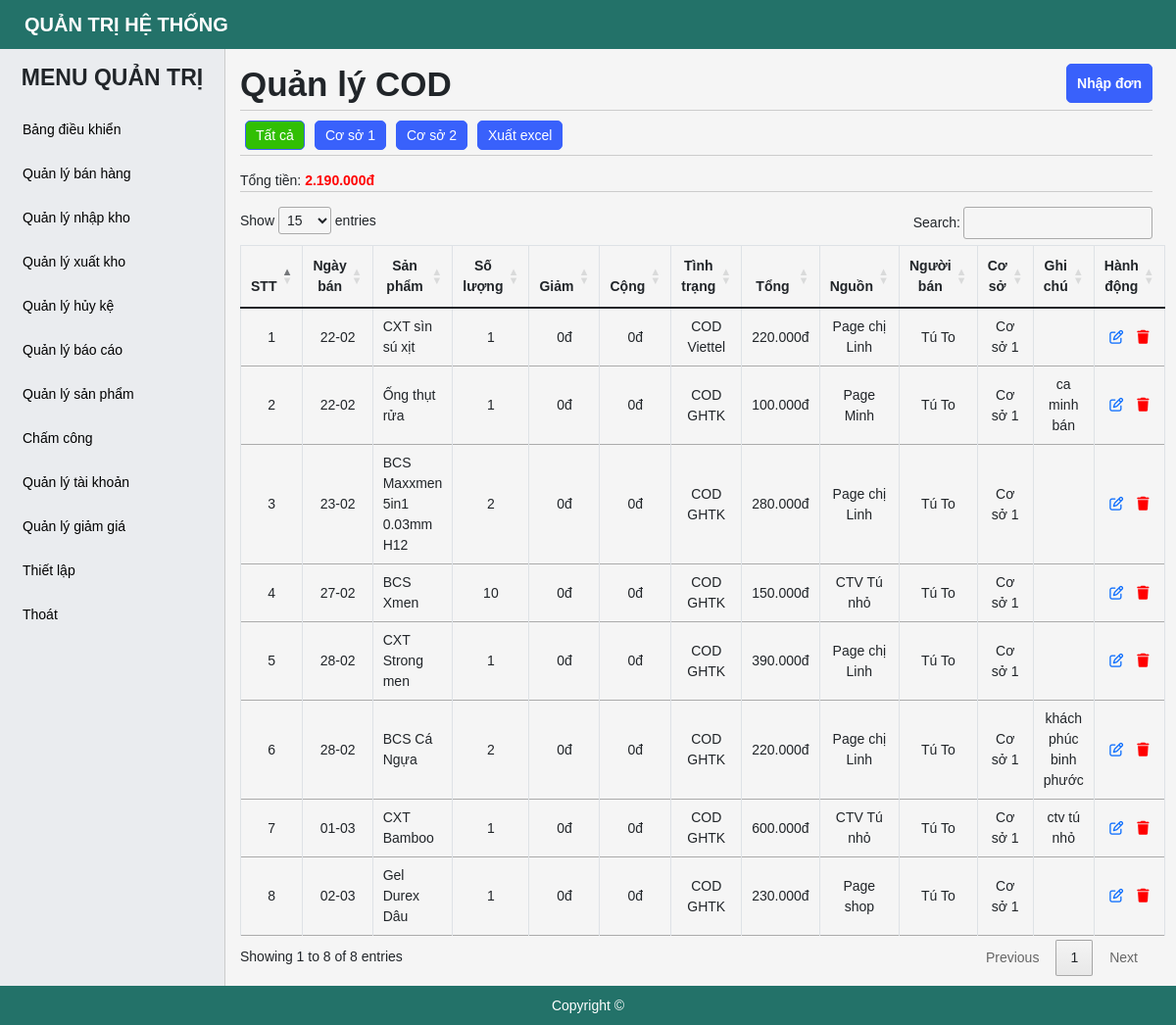
Page /sell-COD.php (signed in) on the committed database.
### tables this page shows
CREATE TABLE `tbl_sell_manage` (
  `id` bigint(20) NOT NULL,
  `id_product` bigint(20) NOT NULL,
  `quantity` int(11) NOT NULL,
  `sale` bigint(20) DEFAULT NULL,
  `plus` bigint(20) DEFAULT NULL,
  `total` bigint(20) NOT NULL,
  `note` varchar(255) NOT NULL,
  `date` date NOT NULL,
  `id_user` bigint(20) NOT NULL,
  `id_user_sell` bigint(20) NOT NULL,
  `id_brand` bigint(20) NOT NULL,
  `id_payment_status` bigint(20) NOT NULL,
  `id_from_where` bigint(20) NOT NULL,
  `created_ad` timestamp NOT NULL DEFAULT current_timestamp(),
  `update_ad` datetime DEFAULT NULL
);

CREATE TABLE `tbl_product` (
  `id` bigint(20) NOT NULL,
  `name` varchar(255) NOT NULL,
  `detail` varchar(255) NOT NULL,
  `id_classify` bigint(20) NOT NULL,
  `id_unit` bigint(20) NOT NULL,
  `num_unit` int(11) NOT NULL,
  `price` bigint(20) NOT NULL,
  `quantity` int(20) DEFAULT 0,
  `note` longtext DEFAULT NULL,
  `status` tinyint(4) NOT NULL DEFAULT 1,
  `id_user` bigint(20) NOT NULL,
  `created_ad` timestamp NOT NULL DEFAULT current_timestamp()
);

CREATE TABLE `tbl_payment_status` (
  `id` bigint(20) NOT NULL,
  `name` varchar(255) NOT NULL,
  `type` varchar(255) NOT NULL,
  `status` tinyint(4) NOT NULL DEFAULT 1,
  `created_ad` timestamp NOT NULL DEFAULT current_timestamp(),
  `updated_ad` datetime DEFAULT NULL
);

CREATE TABLE `tbl_from_where` (
  `id` bigint(20) NOT NULL,
  `name` varchar(255) NOT NULL,
  `slug` varchar(255) NOT NULL,
  `note` varchar(255) NOT NULL,
  `status` tinyint(4) NOT NULL DEFAULT 1,
  `created_ad` timestamp NOT NULL DEFAULT current_timestamp()
);

CREATE TABLE `tbl_user` (
  `id` bigint(20) NOT NULL,
  `username` varchar(255) NOT NULL,
  `password` varchar(255) NOT NULL,
  `fullname` varchar(255) NOT NULL,
  `power` tinyint(4) NOT NULL DEFAULT 3,
  `status` tinyint(4) NOT NULL DEFAULT 1,
  `id_brand` bigint(20) NOT NULL,
  `created_ad` timestamp NOT NULL DEFAULT current_timestamp(),
  `update_ad` timestamp NOT NULL DEFAULT current_timestamp()
);

CREATE TABLE `tbl_brand` (
  `id` bigint(20) NOT NULL,
  `name` varchar(255) NOT NULL,
  `address` varchar(255) NOT NULL,
  `status` tinyint(4) NOT NULL DEFAULT 1,
  `created_ad` timestamp NOT NULL DEFAULT current_timestamp()
);

### sell-COD.php (the view, shortened to what this page needs)
<?php
    include './include/connect.php';
    if (!isset($_SESSION['logins'])) {
        header('location:index.php');
    }else{
        if(isset($_GET['brand'])){
            $id_brand = $_GET['brand'];
            $queryCOD= $conn -> prepare("SELECT sell.*, pro.name AS product, pay.name as payment, frm.name AS from_where, us.fullname AS fullname, br.name AS brand FROM tbl_sell_manage sell JOIN tbl_user us ON us.id = sell.id_user JOIN tbl_product pro on pro.id = sell.id_product JOIN tbl_payment_status pay ON pay.id = sell.id_payment_status JOIN tbl_from_where frm ON frm.id = sell.id_from_where JOIN tbl_brand br ON br.id = sell.id_brand WHERE pay.type = 'COD' AND sell.id_brand = id_brand ORDER BY sell.date ASC, sell.id ASC");
            $queryCOD->bindParam('id_brand',$id_brand,PDO::PARAM_STR);
            $queryCOD-> execute();
            $resultsCOD = $queryCOD->fetchAll(PDO::FETCH_OBJ);
        }else{
            $queryCOD= $conn -> prepare("SELECT sell.*, pro.name AS product, pay.name as payment, frm.name AS from_where, us.fullname AS fullname, br.name AS brand FROM tbl_sell_manage sell JOIN tbl_user us ON us.id = sell.id_user JOIN tbl_product pro on pro.id = sell.id_product JOIN tbl_payment_status pay ON pay.id = sell.id_payment_status JOIN tbl_from_where frm ON frm.id = sell.id_from_where JOIN tbl_brand br ON br.id = sell.id_brand WHERE pay.type = 'COD' ORDER BY sell.date ASC, sell.id ASC");
            $queryCOD-> execute();
            $resultsCOD = $queryCOD->fetchAll(PDO::FETCH_OBJ);
        }
    }
    $sum=0;
    foreach ($resultsCOD as $key => $value) {
        $sum += (int) $value->total;
    }
?>
<!DOCTYPE html>
<html lang="en">
<head>
    <?php include('include/link-css.php');?>
</head>
<body>
    <?php include('include/header.php');?>
    <div id="main">
        <?php include('include/sidebar.php');?>
        <div id="main-right">
            <section class="main-right-title" style = "margin-bottom: 5px;">
                <div class="form-title">
                    <h1>Quản lý COD</h1>
                </div>
                <div class="account-btn">
                    <a href="./sell-import.php" class="btn btn-post btn-add">Nhập đơn</a>
                </div>
            </section>
            <section class="main-right-filter">
                <div class="account-btn">
                    <a href="./sell-COD.php" class="btn btn-post btn-add <?php if(!isset($_GET['brand'])){echo "btn-active";}?>" >Tất cả</a>
                </div>
                <div class="account-btn">
                    <a href="./sell-COD.php?brand=1" class="btn btn-post btn-add <?php if(isset($_GET['brand']) && $_GET['brand'] == 1){echo "btn-active";}?>">Cơ sở 1</a>
                </div>
                <div class="account-btn">
                    <a href="./sell-COD.php?brand=2" class="btn btn-post btn-add <?php if(isset($_GET['brand']) && $_GET['brand'] == 2){echo "btn-active";}?>">Cơ sở 2</a>
                </div>
                <div class="account-btn full-screen">
                    <button class="btn btn-post btn-add" onclick = "tableToExcel()">Xuất excel</button>
                </div>
            </section>
            <section class="main-right-filter">
                <p>Tổng tiền: <b class="col-red">
                    <?php
                        $bien = number_format($sum,0,",",".");
                        echo $bien."đ";
                    ?>
                </b></p>
            </section>
            <div class="main-right-table">
                <table class="table table-bordered table-post-list" id = "table-manage">
                    <thead>
                        <tr>
                            <th class = "full-screen" >STT</th>
                            <th>Ngày bán</th>
                            <th>Sản phẩm</th>
                            <th>Số lượng</th>
                            <th>Giảm</th>
                            <th>Cộng</th>
                            <th>Tình trạng</th>
                            <th>Tổng</th>
                            <th>Nguồn</th>
                            <th class = "full-screen">Người bán</th>
                            <th class = "full-screen">Cơ sở</th>
                            <th class = "full-screen">Ghi chú</th>
                            <th>Hành động</th>
                        </tr>
                    </thead>
                    <tbody >
                        <?php foreach ( $resultsCOD as $key => $value) { ?>
                            <tr>
                                <td class = "full-screen"><?php echo $key+1 ?></td>
                                <td>
                                    <p>
                                        <?php
                                            echo date_format(date_create( $value -> date),"d-m")
                                        ?>
                                    </p>
                                </td>
                                <td style = "text-align: left;">
                                    <p><?php echo $value -> product?></p>
                                </td>
                                <td>
                                    <p><?php echo $value -> quantity ?></p>
                                </td>
                                <td>
                                    <p>
                                        <?php
                                            $tien = (int) $value -> sale;
                                            $bien = number_format($tien,0,",",".");
                                            echo $bien."đ";
                                        ?>
                                     </p>
                                </td>
                                <td>
                                    <p>
                                        <?php
                                            $tien = (int) $value -> plus;
                                            $bien = number_format($tien,0,",",".");
                                            echo $bien."đ";
                                        ?>
                                     </p>
                                </td>
                                <td>
                                    <p><?php echo $value -> payment ?></p>
                                </td>
                                <td>
                                    <p>
                                        <?php
                                            $tien = (int) $value -> total;
                                            $bien = number_format($tien,0,",",".");
                                            echo $bien."đ";
                                        ?>
                                     </p>
                                </td>
                                <td>
                                    <p><?php echo $value -> from_where ?></p>
                                </td>
                                <td class = "full-screen">
                                    <p><?php echo $value -> fullname ?></p>
                                </td>
                                <td class = "full-screen">
                                    <p><?php echo $value -> brand ?></p>
                                </td>
                                <td class = "full-screen">
                                    <p><?php echo $value -> note ?></p>
                                </td>
                                <td style = "text-align: center;">
                                    <a href="./edit-user.php?id=<?php echo $value -> id ?>" class="btn-setting btn-edit colo-blue" style = "margin: 0 5px;"><i class="fa-regular fa-pen-to-square"></i></a>
                                   <?php if($id_power != 3){ ?>
                                        <a href="./categories.php?del=<?php echo $value -> id ?>" class="btn-setting col-red" style = "margin: 0 5px;" onclick="return confirm('Bạn chắc chắn muốn xóa?');" ><i class="fa-solid fa-trash"></i>
                                    <?php } ?>
                                </td>
                            </tr>
                        <?php } ?>
                    </tbody>
                </table>
            </div>
        </div>
    </div>
    <?php include('include/footer.php');?>
</body>
</html>

### css/style.css (style rules this page uses)
* { margin: 0; padding: 0; box-sizing: border-box; font-family: Arial, Helvetica, sans-serif; font-size: 14px; }
body { background-color: #f5f5f5; }
.btn { height: 40px; border-radius: 5px; border: 1px solid #3961fb; background: #3961fb; font-weight: 700; color: #fff; display: inline-flex; align-items: center; justify-content: center; text-decoration: none; cursor: pointer; padding: 0 10px; margin: 5px 0; }
.col-red { color: red; }
.btn-active { background: #31bf03 !important; }
#main-right { padding: 60px 24px 50px 245px; }
#main-right li, #main-right a { font-size: 14px; }
.main-right-title { display: flex; justify-content: space-between; border-bottom: 1px solid #ccc; margin-bottom: 15px; }
.main-right-filter { display: flex; border-bottom: 1px solid #ccc; margin-bottom: 15px; flex-direction: row; flex-wrap: wrap; align-items: center; }
.main-right-filter .btn { height: 30px; font-size: 14px; font-weight: 400; margin: 5px; }
#main-right .table-bordered th, .table-bordered td { text-align: center; font-size: 14px; }
.main-right-table .table-post-list { border-collapse: collapse; }
.table-post-list td { vertical-align: middle !important; white-space: normal; }
.form-title { margin: 5px 0; }
.form-title h1 { font-weight: 700; }

### rows in the picture
tbl_sell_manage: date "22-02", id_product.name "CXT sìn sú xịt", quantity "1", sale "0", plus "0", id_payment_status.name "COD Viettel", total "220.000", id_from_where.name "Page chị Linh", id_user.fullname "Tú To", id_brand.name "Cơ sở 1"
tbl_sell_manage: date "22-02", id_product.name "Ống thụt rửa", quantity "1", sale "0", plus "0", id_payment_status.name "COD GHTK", total "100.000", id_from_where.name "Page Minh", id_user.fullname "Tú To", id_brand.name "Cơ sở 1", note "ca minh bán"
tbl_sell_manage: date "23-02", id_product.name "BCS Maxxmen 5in1 0.03mm H12", quantity "2", sale "0", plus "0", id_payment_status.name "COD GHTK", total "280.000", id_from_where.name "Page chị Linh", id_user.fullname "Tú To", id_brand.name "Cơ sở 1"
tbl_sell_manage: date "27-02", id_product.name "BCS Xmen", quantity "10", sale "0", plus "0", id_payment_status.name "COD GHTK", total "150.000", id_from_where.name "CTV Tú nhỏ", id_user.fullname "Tú To", id_brand.name "Cơ sở 1"
tbl_sell_manage: date "28-02", id_product.name "CXT Strong men", quantity "1", sale "0", plus "0", id_payment_status.name "COD GHTK", total "390.000", id_from_where.name "Page chị Linh", id_user.fullname "Tú To", id_brand.name "Cơ sở 1"
tbl_sell_manage: date "28-02", id_product.name "BCS Cá Ngựa", quantity "2", sale "0", plus "0", id_payment_status.name "COD GHTK", total "220.000", id_from_where.name "Page chị Linh", id_user.fullname "Tú To", id_brand.name "Cơ sở 1", note "khách phúc binh phước"
tbl_sell_manage: date "01-03", id_product.name "CXT Bamboo", quantity "1", sale "0", plus "0", id_payment_status.name "COD GHTK", total "600.000", id_from_where.name "CTV Tú nhỏ", id_user.fullname "Tú To", id_brand.name "Cơ sở 1", note "ctv tú nhỏ"
tbl_sell_manage: date "02-03", id_product.name "Gel Durex Dâu", quantity "1", sale "0", plus "0", id_payment_status.name "COD GHTK", total "230.000", id_from_where.name "Page shop", id_user.fullname "Tú To", id_brand.name "Cơ sở 1"

### other values in the picture
$bien "2.190.000"
